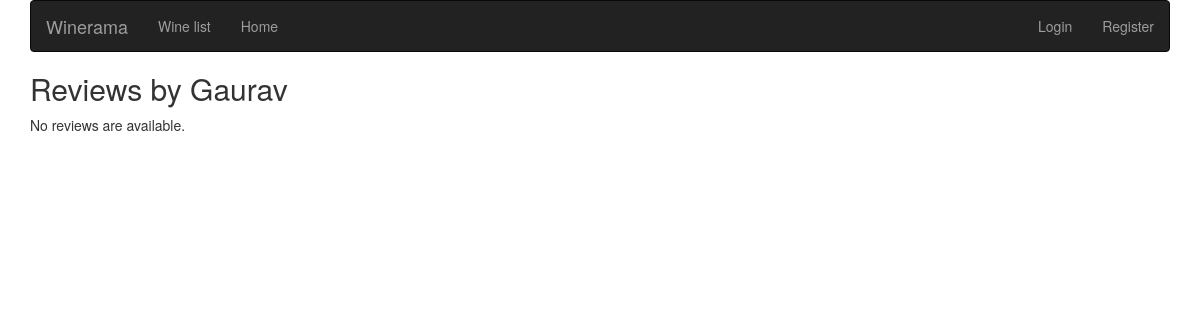
The app's page /reviews/review/user/Gaurav/, older data.
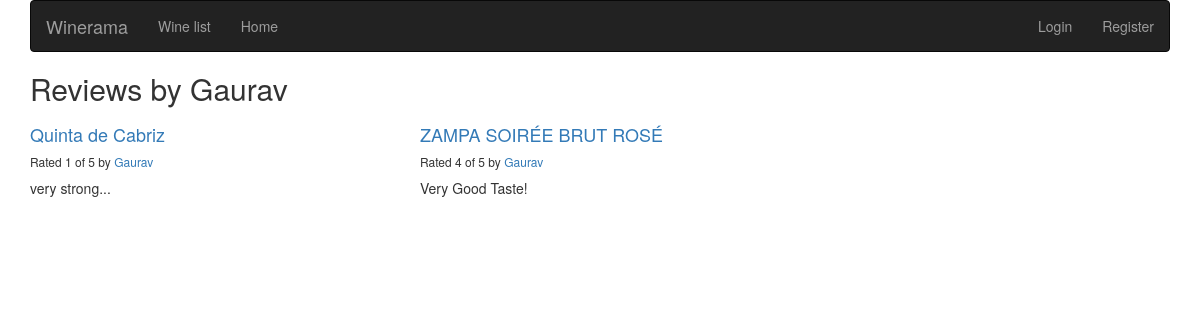
The same page, newer data.
### reviews/models.py (models this page shows, shortened)
class Review(models.Model):
    RATING_CHOICES = (
        (1, '1'),
        (2, '2'),
        (3, '3'),
        (4, '4'),
        (5, '5'),
    )
    wine = models.ForeignKey(Wine)
    pub_date = models.DateTimeField('date published')
    user_name = models.CharField(max_length=100)
    comment = models.CharField(max_length=200)
    rating = models.IntegerField(choices=RATING_CHOICES)

class Wine(models.Model):
    name = models.CharField(max_length=200)

### reviews/views.py (the view)
# urls.py: url(r'^review/user/(?P<username>\w+)/$', views.user_review_list, name='user_review_list'),
def user_review_list(request, username=None):
    if not username:
        username = request.user.username
    latest_review_list = Review.objects.filter(user_name=username).order_by('-pub_date')
    context = {'latest_review_list':latest_review_list, 'username':username}
    return render(request, 'reviews/user_review_list.html', context)

### reviews/templates/reviews/user_review_list.html
{% extends 'reviews/review_list.html' %}
{% block title %}
<h2>Reviews by {{ username }}</h2>
{% endblock %}

### reviews/templates/reviews/review_list.html (shortened to what this page needs)
{% extends 'base.html' %}
{% block content %}
{% if latest_review_list %}
<div class="row">
    {% for review in latest_review_list %}
    <div class="col-xs-6 col-lg-4">
        <h4><a href="{% url 'reviews:review_detail' review.id %}">
        {{ review.wine.name }}
        </a></h4>
        <h6>Rated {{ review.rating }} of 5 by <a href="{% url 'reviews:user_review_list' review.user_name %}" >{{ review.user_name }}</a></h6>
        <p>{{ review.comment }}</p>
    </div>
    {% endfor %}
</div>
{% else %}
<p>No reviews are available.</p>
{% endif %}
{% endblock %}

Row changes from the older to the newer data that the page shows:
added Review: wine.name "Quinta de Cabriz", rating "1", user_name "Gaurav", comment "very strong..."
added Review: wine.name "ZAMPA SOIRÉE BRUT ROSÉ", rating "4", user_name "Gaurav", comment "Very Good Taste!"
Text that changed along with them:
text no longer shown: "No reviews are available."
